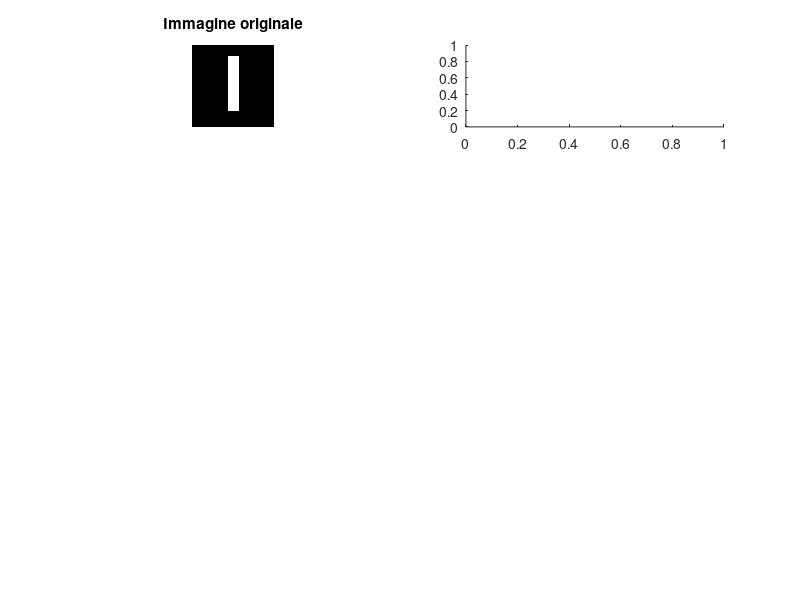

This figure's MATLAB source: (Note: this script raises an error after producing the figure.)
%%%%%%%%%%%%%%%%%%%%%%%%%%%%%%%%%%%%%%%%%%%%%%%%%%%%%%%%%%%%%%%%%%%%%%%%%%%
% ESERCIZIO: 1.5 (a)
% AUTORE:    Amos Cappellaro
% MATRICOLA: 134059
%
% Aggiungere rumore gaussiano a media nulla, con tre livelli diversi di 
% varianza: 0.01, 0.1, 1. Visualizzare l'immagine sorgente, le tre 
% immagini rumorose e i quattro istogrammi rispettivi. Per la simulazione 
% del rumore usare la funzione MATLAB imnoise()
%%%%%%%%%%%%%%%%%%%%%%%%%%%%%%%%%%%%%%%%%%%%%%%%%%%%%%%%%%%%%%%%%%%%%%%%%%%
 
img = zeros(30,30);
img(5:24, 14:17)=1.;
 
figure('Name','Esercizio 1.5 (a)','NumberTitle','off');

% immagine originale + istogramma
subplot(4,2,1);
imshow(img, 'InitialMagnification', 'fit'); 
title('Immagine originale');
subplot(4,2,2);
histogram(img), grid, title('Istogramma - Imm. originale');

% immagine (varianza = 0.01) + istogramma
subplot(4,2,3);
noise1 = imnoise(img, 'gaussian', 0, 0.01);
imshow(noise1, 'InitialMagnification', 'fit');
title('Immagine (varianza = 0.01)');
subplot(4,2,4);
imhist(noise1), grid, title('Istogramma - Imm. (varianza = 0.01)');

% immagine (varianza = 0.1) + istogramma
subplot(4,2,5);
noise2 = imnoise(img, 'gaussian', 0, 0.1);
imshow(noise2, 'InitialMagnification', 'fit');
title('Immagine (varianza = 0.1)');
subplot(4,2,6);
imhist(noise2), grid, title('Istogramma - Imm. (varianza = 0.1)');

% immagine (varianza = 1) + istogramma
subplot(4,2,7);
noise3 = imnoise(img, 'gaussian', 0, 1);
imshow(noise3, 'InitialMagnification', 'fit');
title('Immagine (varianza = 1)');
subplot(4,2,8);
imhist(noise3), grid, title('Istogramma - Imm. (varianza = 1)');
 
%%%%%%%%%%%%%%%%%%%%%%%%%%%%%%%%%%%%%%%%%%%%%%%%%%%%%%%%%%%%%%%%%%%%%%%%%%%

